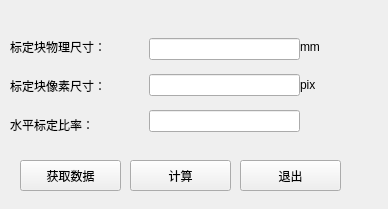
<?xml version="1.0" encoding="UTF-8"?>
<ui version="4.0">
 <class>simplecalibration</class>
 <widget class="QWidget" name="simplecalibration">
  <property name="geometry">
   <rect>
    <x>0</x>
    <y>0</y>
    <width>388</width>
    <height>209</height>
   </rect>
  </property>
  <property name="windowTitle">
   <string>Form</string>
  </property>
  <widget class="QWidget" name="verticalLayoutWidget">
   <property name="geometry">
    <rect>
     <x>10</x>
     <y>30</y>
     <width>141</width>
     <height>111</height>
    </rect>
   </property>
   <layout class="QVBoxLayout" name="verticalLayout">
    <item>
     <widget class="QLabel" name="labelBlockWidth">
      <property name="text">
       <string>标定块物理尺寸：</string>
      </property>
     </widget>
    </item>
    <item>
     <widget class="QLabel" name="labelBlockWidthPixel">
      <property name="text">
       <string>标定块像素尺寸：</string>
      </property>
     </widget>
    </item>
    <item>
     <widget class="QLabel" name="labelHorizontalCalibrationRatio">
      <property name="text">
       <string>水平标定比率：</string>
      </property>
     </widget>
    </item>
   </layout>
  </widget>
  <widget class="QWidget" name="verticalLayoutWidget_2">
   <property name="geometry">
    <rect>
     <x>149</x>
     <y>30</y>
     <width>151</width>
     <height>113</height>
    </rect>
   </property>
   <layout class="QVBoxLayout" name="verticalLayout_2">
    <item>
     <widget class="QLineEdit" name="lineEditBlockWidth"/>
    </item>
    <item>
     <widget class="QLineEdit" name="lineEditBlockWidthPixel"/>
    </item>
    <item>
     <widget class="QLineEdit" name="lineEditHorizontalCalibrationRatio"/>
    </item>
   </layout>
  </widget>
  <widget class="QWidget" name="verticalLayoutWidget_3">
   <property name="geometry">
    <rect>
     <x>300</x>
     <y>30</y>
     <width>71</width>
     <height>71</height>
    </rect>
   </property>
   <layout class="QVBoxLayout" name="verticalLayout_3">
    <item>
     <widget class="QLabel" name="labelUnitMM">
      <property name="text">
       <string>mm</string>
      </property>
     </widget>
    </item>
    <item>
     <widget class="QLabel" name="labelUnitPixel">
      <property name="text">
       <string>pix</string>
      </property>
     </widget>
    </item>
   </layout>
  </widget>
  <widget class="QPushButton" name="pushButtonGetBlockWidthPixel">
   <property name="geometry">
    <rect>
     <x>20</x>
     <y>160</y>
     <width>101</width>
     <height>31</height>
    </rect>
   </property>
   <property name="text">
    <string>获取数据</string>
   </property>
  </widget>
  <widget class="QPushButton" name="pushButtonCalculate">
   <property name="geometry">
    <rect>
     <x>130</x>
     <y>160</y>
     <width>101</width>
     <height>31</height>
    </rect>
   </property>
   <property name="text">
    <string>计算</string>
   </property>
  </widget>
  <widget class="QPushButton" name="pushButtonQuit">
   <property name="geometry">
    <rect>
     <x>240</x>
     <y>160</y>
     <width>101</width>
     <height>31</height>
    </rect>
   </property>
   <property name="text">
    <string>退出</string>
   </property>
  </widget>
 </widget>
 <resources/>
 <connections/>
</ui>
